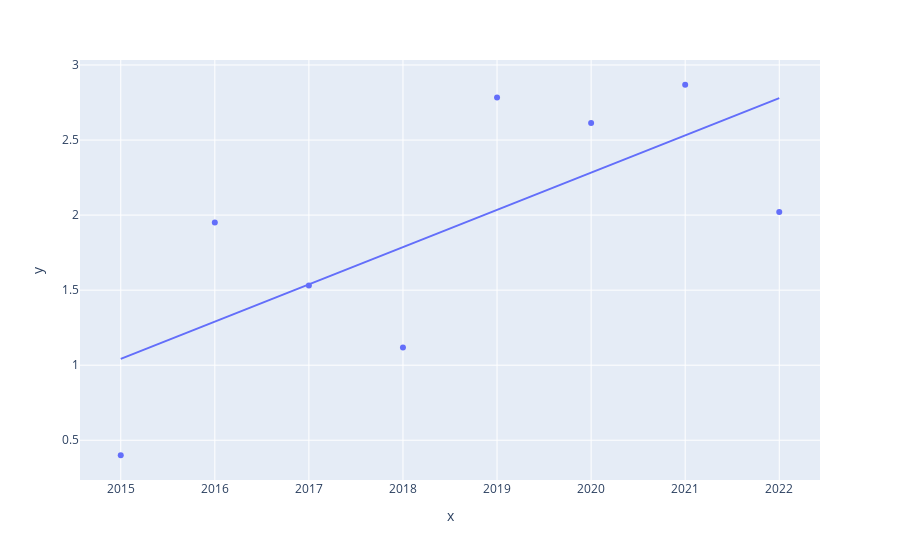

The cell this chart's notebook holds for it:
### Markdown cell above
https://en.wikipedia.org/wiki/Russia%E2%80%93Ukraine_relations

### Code cell
import plotly.express as px

fig = px.scatter(x=year_avg_counts.keys(), y=year_avg_counts.values(), trendline="ols")
fig.show()

### Figure 1 — Plotly figure (JSON) as saved in the notebook; plotly's stock layout.template omitted (floating-point values rounded to 4 significant figures)
{"data": [{"hovertemplate": "x=%{x}<br>y=%{y}<extra></extra>", "legendgroup": "", "marker": {"color": "#636efa", "symbol": "circle"}, "mode": "markers", "name": "", "orientation": "v", "showlegend": false, "type": "scatter", "x": [2022, 2021, 2020, 2019, 2018, 2017, 2016, 2015], "xaxis": "x", "y": [2.02, 2.868, 2.614, 2.784, 1.118, 1.532, 1.951, 0.4], "yaxis": "y"}, {"hovertemplate": "<b>OLS trendline</b><br>y = 0.248146 * x + -498.971<br>R<sup>2</sup>=0.493383<br><br>x=%{x}<br>y=%{y} <b>(trend)</b><extra></extra>", "legendgroup": "", "marker": {"color": "#636efa", "symbol": "circle"}, "mode": "lines", "name": "", "showlegend": false, "type": "scatter", "x": [2015, 2016, 2017, 2018, 2019, 2020, 2021, 2022], "xaxis": "x", "y": [1.042, 1.29, 1.539, 1.787, 2.035, 2.283, 2.531, 2.779], "yaxis": "y"}], "layout": {"autosize": true, "legend": {"tracegroupgap": 0}, "margin": {"t": 60}, "xaxis": {"anchor": "y", "autorange": true, "domain": [0, 1], "range": [2015.0, 2022.0], "title": {"text": "x"}, "type": "linear"}, "yaxis": {"anchor": "x", "autorange": true, "domain": [0, 1], "range": [0.225, 3.044], "title": {"text": "y"}, "type": "linear"}}}
